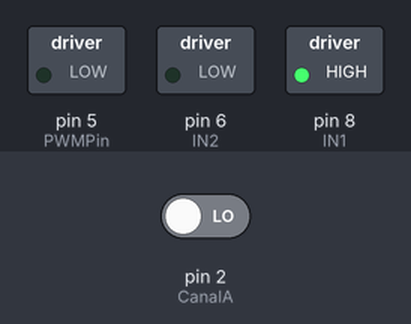
A sketch run on a simulated Arduino Uno, built with avr-gcc and run on an emulated ATmega328P. On the bench: switched loads named in the sketch (green lamp = pin HIGH). The test bench sets the inputs (shaded band); at power-on: pin 2 (CanalA) LOW. What the sketch prints to the serial monitor is not drawn.

Above: at 0.1 s.
Timing chart, 0 to 1.6 s (numbered marks = the images above):
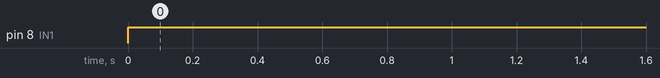

The sketch:

Arduino_PID-Velocity.ino
```cpp
#include <TimerOne.h>

//Peripherals to use
//Outputs
int PWMPin = 5;
int IN1 = 8;
int IN2 = 6;
//entradas
int CanalA = 2;
int CanalB = 3;

//Variables
int count;
int u;
int rpm;
int y;
int y1;
double t;
double a;
double b;
double c;
double Kp = 1;
double Td = 0;
double Ti = 10000;
double m, m1;
double e, e1, e2;

//Constants
double ts = .01;

void setup() {
  Serial.begin(9600);
  pinMode(PWMPin, OUTPUT);
  pinMode(IN1, OUTPUT);
  pinMode(IN2, OUTPUT);
  pinMode(CanalA, INPUT);
  pinMode(CanalB, INPUT);
  Timer1.initialize(10000);
  Timer1.attachInterrupt(callback);
  a = Kp * (1 + (ts / Ti) + (Td/ts));
  b = Kp*(-1-2*(Td/ts));
  c = Kp*(Td/ts);
  count = 0;
}

void callback() {
  //Calculate motor actual velocity
  rpm = 60 * (count / (531 * .01));
  y = rpm;

  //Calcular el tiempo
  t = ts + t;

  //Error
  e = u - y;

  //Formula
  m = m1 +(a*e)+(b*e1)+(c*e2);
  m1 = m;
  e2 = e1;
  e1 = e;

/*
  yf = 0.1813*y1 + 0.8187*yf1;
  y1 = y;
  yf1 = yf;
*/
  count = 0;
}


void loop() {

  digitalWrite(IN1, HIGH);
  digitalWrite(IN2, LOW);

  attachInterrupt(digitalPinToInterrupt(CanalA), interrupcion1, RISING);


  if (m > 255){
    m = 255;
  }
  if (m < 0){
    m = 0;
  }

  analogWrite(PWMPin, m);

  Serial.print(t);
  Serial.print("\t");
  Serial.print(y);
  //Serial.print("\t");
  //Serial.print(yf);
  //Serial.print("\t");
  //Serial.println(y);

  //Serial.println(count);
}

void interrupcion1()
{
  count ++;
}
```

Measured:
- by itself, pin 8 (IN1): LOW → HIGH at 0.00 s
